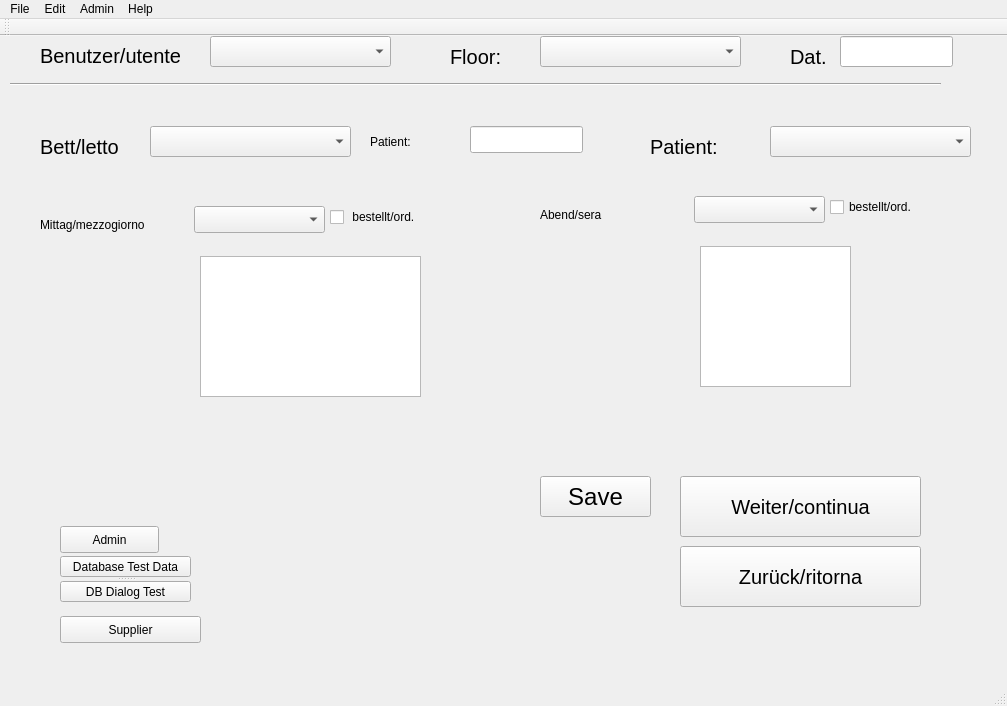
<?xml version="1.0" encoding="UTF-8"?>
<ui version="4.0">
 <class>MainWindow</class>
 <widget class="QMainWindow" name="MainWindow">
  <property name="geometry">
   <rect>
    <x>0</x>
    <y>0</y>
    <width>1007</width>
    <height>706</height>
   </rect>
  </property>
  <property name="windowTitle">
   <string>MainWindow</string>
  </property>
  <widget class="QWidget" name="centralWidget">
   <widget class="QSplitter" name="splitter">
    <property name="geometry">
     <rect>
      <x>60</x>
      <y>520</y>
      <width>131</width>
      <height>46</height>
     </rect>
    </property>
    <property name="orientation">
     <enum>Qt::Vertical</enum>
    </property>
    <widget class="QPushButton" name="pushButton">
     <property name="text">
      <string>Database Test Data</string>
     </property>
    </widget>
    <widget class="QPushButton" name="pushButton_Structure">
     <property name="text">
      <string>DB Dialog Test</string>
     </property>
    </widget>
   </widget>
   <widget class="QComboBox" name="comboBoxUser">
    <property name="geometry">
     <rect>
      <x>210</x>
      <y>0</y>
      <width>181</width>
      <height>31</height>
     </rect>
    </property>
    <property name="font">
     <font>
      <pointsize>15</pointsize>
     </font>
    </property>
   </widget>
   <widget class="QLabel" name="labelUser">
    <property name="geometry">
     <rect>
      <x>40</x>
      <y>10</y>
      <width>151</width>
      <height>20</height>
     </rect>
    </property>
    <property name="font">
     <font>
      <pointsize>15</pointsize>
     </font>
    </property>
    <property name="text">
     <string>Benutzer/utente</string>
    </property>
   </widget>
   <widget class="QComboBox" name="comboBoxBed">
    <property name="geometry">
     <rect>
      <x>150</x>
      <y>90</y>
      <width>201</width>
      <height>31</height>
     </rect>
    </property>
    <property name="font">
     <font>
      <pointsize>15</pointsize>
     </font>
    </property>
   </widget>
   <widget class="QLabel" name="labelBed">
    <property name="geometry">
     <rect>
      <x>40</x>
      <y>100</y>
      <width>101</width>
      <height>21</height>
     </rect>
    </property>
    <property name="font">
     <font>
      <pointsize>15</pointsize>
     </font>
    </property>
    <property name="text">
     <string>Bett/letto</string>
    </property>
   </widget>
   <widget class="Line" name="line">
    <property name="geometry">
     <rect>
      <x>10</x>
      <y>40</y>
      <width>931</width>
      <height>16</height>
     </rect>
    </property>
    <property name="orientation">
     <enum>Qt::Horizontal</enum>
    </property>
   </widget>
   <widget class="QLabel" name="label">
    <property name="geometry">
     <rect>
      <x>40</x>
      <y>180</y>
      <width>161</width>
      <height>17</height>
     </rect>
    </property>
    <property name="text">
     <string>Mittag/mezzogiorno</string>
    </property>
   </widget>
   <widget class="QLabel" name="label_2">
    <property name="geometry">
     <rect>
      <x>540</x>
      <y>170</y>
      <width>101</width>
      <height>17</height>
     </rect>
    </property>
    <property name="text">
     <string>Abend/sera</string>
    </property>
   </widget>
   <widget class="QComboBox" name="comboBoxMenuMid">
    <property name="geometry">
     <rect>
      <x>194</x>
      <y>170</y>
      <width>131</width>
      <height>27</height>
     </rect>
    </property>
   </widget>
   <widget class="QComboBox" name="comboBoxMenuEv">
    <property name="geometry">
     <rect>
      <x>694</x>
      <y>160</y>
      <width>131</width>
      <height>27</height>
     </rect>
    </property>
   </widget>
   <widget class="QCheckBox" name="checkBox">
    <property name="geometry">
     <rect>
      <x>330</x>
      <y>170</y>
      <width>151</width>
      <height>22</height>
     </rect>
    </property>
    <property name="text">
     <string> bestellt/ord.</string>
    </property>
   </widget>
   <widget class="QCheckBox" name="checkBox_2">
    <property name="geometry">
     <rect>
      <x>830</x>
      <y>160</y>
      <width>121</width>
      <height>22</height>
     </rect>
    </property>
    <property name="text">
     <string>bestellt/ord.</string>
    </property>
   </widget>
   <widget class="QPushButton" name="pushButton_3">
    <property name="geometry">
     <rect>
      <x>680</x>
      <y>440</y>
      <width>241</width>
      <height>61</height>
     </rect>
    </property>
    <property name="font">
     <font>
      <pointsize>15</pointsize>
     </font>
    </property>
    <property name="text">
     <string>Weiter/continua</string>
    </property>
   </widget>
   <widget class="QPushButton" name="pushButton_4">
    <property name="geometry">
     <rect>
      <x>680</x>
      <y>510</y>
      <width>241</width>
      <height>61</height>
     </rect>
    </property>
    <property name="font">
     <font>
      <pointsize>15</pointsize>
     </font>
    </property>
    <property name="text">
     <string>Zurück/ritorna</string>
    </property>
   </widget>
   <widget class="QPushButton" name="pushButton_Supplier">
    <property name="geometry">
     <rect>
      <x>60</x>
      <y>580</y>
      <width>141</width>
      <height>27</height>
     </rect>
    </property>
    <property name="text">
     <string>Supplier</string>
    </property>
   </widget>
   <widget class="QLineEdit" name="lineEditDate">
    <property name="geometry">
     <rect>
      <x>840</x>
      <y>0</y>
      <width>113</width>
      <height>31</height>
     </rect>
    </property>
    <property name="font">
     <font>
      <pointsize>15</pointsize>
     </font>
    </property>
   </widget>
   <widget class="QLabel" name="labelBed_2">
    <property name="geometry">
     <rect>
      <x>790</x>
      <y>10</y>
      <width>51</width>
      <height>21</height>
     </rect>
    </property>
    <property name="font">
     <font>
      <pointsize>15</pointsize>
     </font>
    </property>
    <property name="text">
     <string>Dat.</string>
    </property>
   </widget>
   <widget class="QPushButton" name="pushButtonSaveOrder">
    <property name="geometry">
     <rect>
      <x>540</x>
      <y>440</y>
      <width>111</width>
      <height>41</height>
     </rect>
    </property>
    <property name="font">
     <font>
      <pointsize>18</pointsize>
     </font>
    </property>
    <property name="text">
     <string>Save</string>
    </property>
   </widget>
   <widget class="QPushButton" name="pushButton_admin">
    <property name="geometry">
     <rect>
      <x>60</x>
      <y>490</y>
      <width>99</width>
      <height>27</height>
     </rect>
    </property>
    <property name="text">
     <string>Admin</string>
    </property>
   </widget>
   <widget class="QLineEdit" name="lineEditPatient">
    <property name="geometry">
     <rect>
      <x>470</x>
      <y>90</y>
      <width>113</width>
      <height>27</height>
     </rect>
    </property>
   </widget>
   <widget class="QLabel" name="label_4">
    <property name="geometry">
     <rect>
      <x>370</x>
      <y>90</y>
      <width>81</width>
      <height>31</height>
     </rect>
    </property>
    <property name="text">
     <string>Patient:</string>
    </property>
   </widget>
   <widget class="QLabel" name="labelBed_3">
    <property name="geometry">
     <rect>
      <x>450</x>
      <y>10</y>
      <width>81</width>
      <height>21</height>
     </rect>
    </property>
    <property name="font">
     <font>
      <pointsize>15</pointsize>
     </font>
    </property>
    <property name="text">
     <string>Floor:</string>
    </property>
   </widget>
   <widget class="QComboBox" name="comboBoxFloor">
    <property name="geometry">
     <rect>
      <x>540</x>
      <y>0</y>
      <width>201</width>
      <height>31</height>
     </rect>
    </property>
    <property name="font">
     <font>
      <pointsize>15</pointsize>
     </font>
    </property>
   </widget>
   <widget class="QLabel" name="labelBed_4">
    <property name="geometry">
     <rect>
      <x>650</x>
      <y>100</y>
      <width>101</width>
      <height>21</height>
     </rect>
    </property>
    <property name="font">
     <font>
      <pointsize>15</pointsize>
     </font>
    </property>
    <property name="text">
     <string>Patient:</string>
    </property>
   </widget>
   <widget class="QComboBox" name="comboBoxPatient">
    <property name="geometry">
     <rect>
      <x>770</x>
      <y>90</y>
      <width>201</width>
      <height>31</height>
     </rect>
    </property>
    <property name="font">
     <font>
      <pointsize>15</pointsize>
     </font>
    </property>
   </widget>
   <widget class="QTableView" name="tableViewMid">
    <property name="geometry">
     <rect>
      <x>200</x>
      <y>220</y>
      <width>221</width>
      <height>141</height>
     </rect>
    </property>
   </widget>
   <widget class="QTableView" name="tableViewEv">
    <property name="geometry">
     <rect>
      <x>700</x>
      <y>210</y>
      <width>151</width>
      <height>141</height>
     </rect>
    </property>
   </widget>
  </widget>
  <widget class="QMenuBar" name="menuBar">
   <property name="geometry">
    <rect>
     <x>0</x>
     <y>0</y>
     <width>1007</width>
     <height>25</height>
    </rect>
   </property>
   <widget class="QMenu" name="menuFile">
    <property name="title">
     <string>File</string>
    </property>
    <addaction name="actionOpen"/>
    <addaction name="actionSave"/>
    <addaction name="actionExport_2"/>
   </widget>
   <widget class="QMenu" name="menuEdit">
    <property name="title">
     <string>Edit</string>
    </property>
   </widget>
   <widget class="QMenu" name="menuAdmin">
    <property name="title">
     <string>Admin</string>
    </property>
    <addaction name="actionAccount"/>
    <addaction name="actionPassword"/>
   </widget>
   <widget class="QMenu" name="menuHelp">
    <property name="title">
     <string>Help</string>
    </property>
   </widget>
   <addaction name="menuFile"/>
   <addaction name="menuEdit"/>
   <addaction name="menuAdmin"/>
   <addaction name="menuHelp"/>
  </widget>
  <widget class="QToolBar" name="mainToolBar">
   <attribute name="toolBarArea">
    <enum>TopToolBarArea</enum>
   </attribute>
   <attribute name="toolBarBreak">
    <bool>false</bool>
   </attribute>
  </widget>
  <widget class="QStatusBar" name="statusBar"/>
  <action name="actionOpen">
   <property name="text">
    <string>Open</string>
   </property>
  </action>
  <action name="actionSave">
   <property name="text">
    <string>Save</string>
   </property>
  </action>
  <action name="actionExport">
   <property name="text">
    <string>Export</string>
   </property>
  </action>
  <action name="actionAccount">
   <property name="text">
    <string>Account</string>
   </property>
  </action>
  <action name="actionPassword">
   <property name="text">
    <string>Password</string>
   </property>
  </action>
  <action name="actionExport_2">
   <property name="text">
    <string>Export</string>
   </property>
  </action>
 </widget>
 <layoutdefault spacing="6" margin="11"/>
 <resources/>
 <connections/>
</ui>
